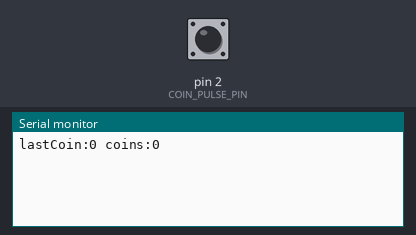
Recording of a sketch running on a simulated Arduino Uno, built with avr-gcc and run on an emulated ATmega328P. Shown: the last lines printed to the serial monitor. The test bench sets the inputs (shaded band); at power-on: pin 2 (COIN_PULSE_PIN) HIGH.

Above: at 1.2 s.
1.3 s: pin 2 (COIN_PULSE_PIN) pulled LOW for 0.15 s
2.9 s: pin 2 (COIN_PULSE_PIN) pulled LOW for 1 s
At 4.8 s:
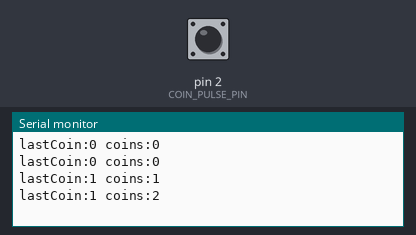
5.4 s: pin 2 (COIN_PULSE_PIN) pulled LOW for 0.15 s
At 7.4 s:
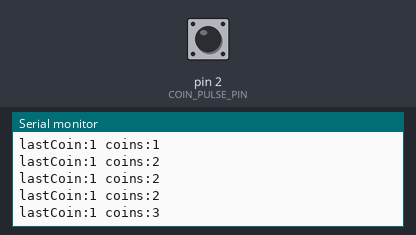
Timing chart, 0 to 8.9 s (numbered marks = the images above; inputs shaded):
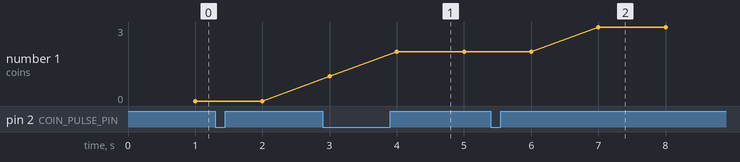

Measured:
- after the input at 2.9 s, the serial monitor: prints a new line after 1.1 s (image 1)
- after the input at 5.4 s, the serial monitor: prints a new line after 1.6 s (image 2)
- plotted number 1: 0 → 2 after the input at 2.9 s, 2 → 3 after the input at 5.4 s

The sketch:

Coin.ino
```cpp
const int COIN_PULSE_PIN = 2;
const unsigned long COIN_PULSE_DONE_DELAY_MS = 100;

volatile int lastCoin = 0;
volatile int coinCount = 0;
volatile int coinPulseCounter = 0;
volatile unsigned long lastPulseMillis = 0;

void setup() {
  Serial.begin(9600);

  pinMode(COIN_PULSE_PIN, INPUT_PULLUP);
  attachInterrupt(
    digitalPinToInterrupt(COIN_PULSE_PIN),
    coinPulseInterrupt,
    FALLING);
}

void checkCoin() {
  if (coinPulseCounter > 0) {
    if ((lastPulseMillis + COIN_PULSE_DONE_DELAY_MS) < millis()) {
      lastCoin = coinPulseCounter;
      coinPulseCounter = 0;

      coinCount++;
    }
  }
}

void coinPulseInterrupt() {
  checkCoin();

  coinPulseCounter++;
  lastPulseMillis = millis();
}


// the loop function runs over and over again forever
void loop() {
  noInterrupts();
  checkCoin();
  interrupts();

  delay(1000);
  Serial.print("lastCoin:");
  Serial.print(lastCoin);
  Serial.print(" coins:");
  Serial.println(coinCount);
}
```
